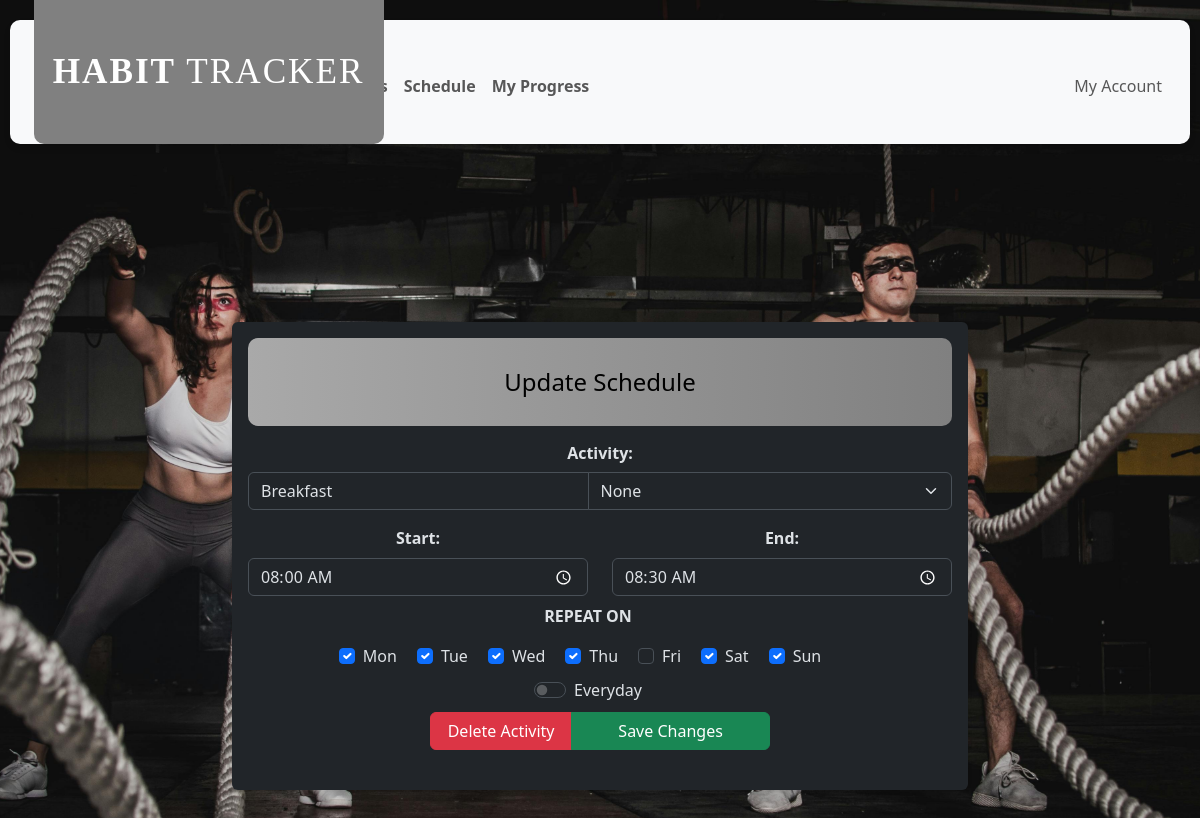
The app's page /update_schedule?id=2 (signed in) with its own data.
### tables this page shows
CREATE TABLE schedule(
id INTEGER PRIMARY KEY AUTOINCREMENT,
user_id INTEGER NOT NULL,
habit_id INTEGER,
activity_name TEXT NOT NULL,
start_time TIME NOT NULL,
end_time TIME NOT NULL,
monday BOOLEAN DEFAULT 0,
tuesday BOOLEAN DEFAULT 0,
wednesday BOOLEAN DEFAULT 0,
thursday  BOOLEAN DEFAULT 0,
friday BOOLEAN DEFAULT 0,
saturday  BOOLEAN DEFAULT 0,
sunday BOOLEAN DEFAULT 0,
FOREIGN KEY (user_id) REFERENCES users(id),
FOREIGN KEY (habit_id) REFERENCES habits(id)
);

### app.py (the view, shortened to what this page needs)
@app.route("/update_schedule", methods = ["POST", "GET"])
@login_required
def update_schedule():
    if request.method == "GET":
        user_id = session["user_id"]
        id = request.args.get("id")
        db.execute("SELECT * FROM habits WHERE user_id = ?", (user_id, ))
        habits = db.fetchall()
        db.execute("SELECT * FROM schedule WHERE id = ? AND user_id = ?", (id, user_id, ))
        schedule_data = db.fetchall()
        if len(schedule_data) != 1:
            return apology("Activity not found", 404)
        return render_template("update_schedule.html", schedule_data = schedule_data[0], habits = habits)

### helpers.py (called while the page is built)
def login_required(f):
    @wraps(f)
    def decorated_function(*args, **kwargs):
        if session.get("user_id") is None:
            return redirect("/login")
        return f(*args, **kwargs)
    return decorated_function

### templates/update_schedule.html (shortened to what this page needs)
{% extends "layout.html" %}
{% block main %}
    <div class = "container">
        <div class = "row justify-content-center" data-bs-theme = "dark">
            <div class = "col-8">
                <div class = "border-0 card shadow-sm mt-4">
                    <div class = "card-body p-3">
                        <h4 class = "bw-bold habit-header">Update Schedule</h4>
                        <form action = "/update_schedule" method = "post">
                            <div class = "mb-4">
                                <label class = "col-form-label fw-bold" for = "habit">Activity: </label>
                                <div class = "input-group">
                                    <input class = "form-control" name = "activity_name" type= "text" required autocomplete = "off" value  = "{{schedule_data.activity_name}}">
                                    <select  name = "linked-habit-id" class = "form-select">
                                        <option value = "" >None</option>
                                    </select>
                                </div>
                                <div class = "row mb-1 mt-3">
                                    <div class = "col-6">
                                        <label class = "form-label fw-bold" >Start: </label>
                                        <input class = "form-control" type = "time" value = "{{ schedule_data.start_time }}" name = "start" required>
                                    </div>
                                    <div class = "col-6">
                                        <label class = "form-label fw-bold">End: </label>
                                        <input class = "form-control" type = "time" value = "{{ schedule_data.end_time }}" name = "end" required>
                                    </div>
                                    <div class = "row mb-1 mt-2">
                                        <div class = "col-12">
                                            <label class = "form-label fw-bold text-seconday text-uppercase d-block mb-3">Repeat On </label>
                                            <div class = "d-flex justify-content-center gap-1">
                                                <div class = "form-check form-check-inline">
                                                    {% if schedule_data.monday %}
                                                        <input class = "form-check-input" type = "checkbox" name = "days" checked value = "mon" id = "mon">
                                                        <label class = "form-check-label" for = "mon">Mon</label>
                                                    {% else %}
                                                        <input class = "form-check-input" type = "checkbox" name = "days" selected value = "mon" id = "mon">
                                                        <label class = "form-check-label" for = "mon">Mon</label>
                                                    {% endif %}
                                                </div>
                                                <div class = "form-check form-check-inline">
                                                    {% if schedule_data.tuesday %}
                                                        <input class = "form-check-input" type = "checkbox" name = "days" checked value = "tue" id = "tue">
                                                        <label class = "form-check-label" for = "tue">Tue</label>
                                                    {% else %}
                                                        <input class = "form-check-input" type = "checkbox" name = "days" selected value = "tue" id = "tue">
                                                        <label class = "form-check-label" for = "tue">Tue</label>
                                                    {% endif %}
                                                </div>
                                                <div class = "form-check form-check-inline">
                                                    {% if schedule_data.wednesday %}
                                                        <input class = "form-check-input" type = "checkbox" name = "days" checked value = "wed" id = "wed">
                                                        <label class = "form-check-label" for = "wed">Wed</label>
                                                    {% else %}
                                                        <input class = "form-check-input" type = "checkbox" name = "days" selected value = "wed" id = "wed">
                                                        <label class = "form-check-label" for = "wed">Wed</label>
                                                    {% endif %}
                                                </div>
                                                <div class = "form-check form-check-inline">
                                                    {% if schedule_data.thursday %}
                                                        <input class = "form-check-input" type = "checkbox" name = "days" checked value = "thu" id = "thu">
                                                        <label class = "form-check-label" for = "thu">Thu</label>
                                                    {% else %}
                                                        <input class = "form-check-input" type = "checkbox" name = "days" selected value = "thu" id = "thu">
                                                        <label class = "form-check-label" for = "tue">Tue</label>
                                                    {% endif %}
                                                </div>
                                                <div class = "form-check form-check-inline">
                                                    {% if schedule_data.friday %}
                                                        <input class = "form-check-input" type = "checkbox" name = "days" checked value = "fri" id = "fri">
                                                        <label class = "form-check-label" for = "fri">Fri</label>
                                                    {% else %}
                                                        <input class = "form-check-input" type = "checkbox" name = "days" selected value = "fri" id = "fri">
                                                        <label class = "form-check-label" for = "fri">Fri</label>
                                                    {% endif %}
                                                </div>
                                                <div class = "form-check form-check-inline">
                                                    {% if schedule_data.saturday %}
                                                        <input class = "form-check-input" type = "checkbox" name = "days" checked value = "sat" id = "sat">
                                                        <label class = "form-check-label" for = "sat">Sat</label>
                                                    {% else %}
                                                        <input class = "form-check-input" type = "checkbox" name = "days" selected value = "sat" id = "sat">
                                                        <label class = "form-check-label" for = "sat">Sat</label>
                                                    {% endif %}
                                                </div>
                                                <div class = "form-check form-check-inline">
                                                    {% if schedule_data.sunday %}
                                                        <input class = "form-check-input" type = "checkbox" name = "days" checked value = "sun" id = "sun">
                                                        <label class = "form-check-label" for = "sun">Sun</label>
                                                    {% else %}
                                                        <input class = "form-check-input" type = "checkbox" name = "days" selected value = "sun" id = "sun">
                                                        <label class = "form-check-label" for = "sun">Sun</label>
                                                    {% endif %}
                                                </div>
                                            </div>
                                            <div class = "d-flex justify-content-center mt-2">
                                                <div class ="form-check form-switch">
                                                    <input class ="form-check-input" type = "checkbox" id = "everyday">
                                                    <label class = "form-check-label" for = "everyday">Everyday</label>
                                                </div>
                                            </div>
                                        </div>
                                    </div>
                                </div>
                                <div class = "row justify-content-center">
                                    <div class = "col-6 btn-group">
                                        <button class = "btn btn-danger col-5" type = "submit" name = "action" value = "delete">Delete Activity</button>
                                        <button class = "btn btn-success col-7" type = "submit" name = "action" value = "save">Save Changes</button>
                                    </div>
                                </div>
                            </div>
                        </form>
                    </div>
                </div>
            </div>
        </div>
    </div>
{% endblock %}

### static/style.css (style rules this page uses)
body { width: 100%; min-height: 100vh; margin: 0; padding: 0; }
.logged-in-bg { background-image: url("Img2.jpg"); background-repeat: no-repeat; background-size: cover; background-position: center; }
.habit-header { background: linear-gradient(90deg, #A9A9A9 0%, #808080 100%); color: black; border-radius: 10px; padding: 30px 20px; }

### records on screen
schedule: activity_name "Breakfast", start "08:00", end "08:30"
